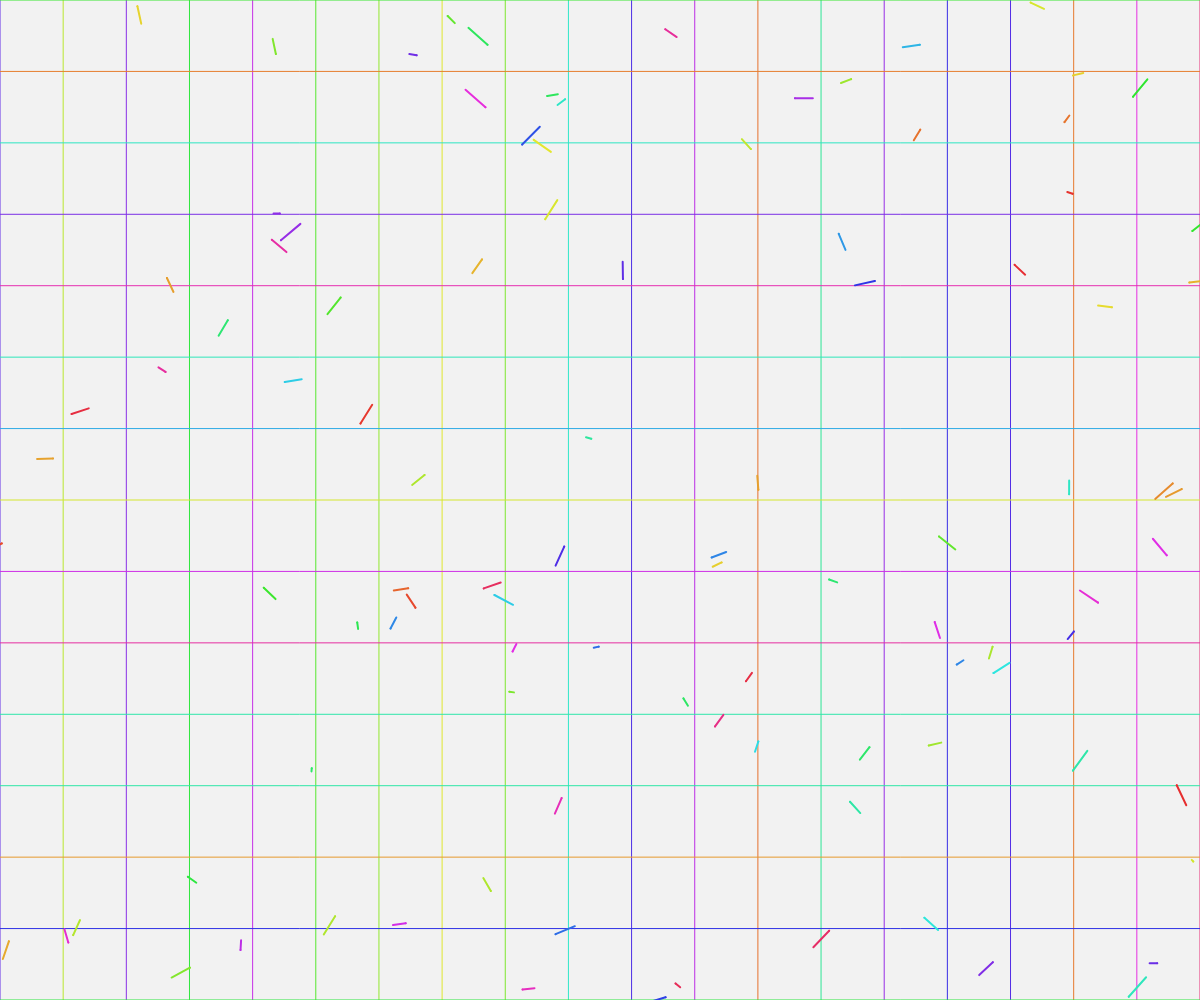
Frame 1 (no input)
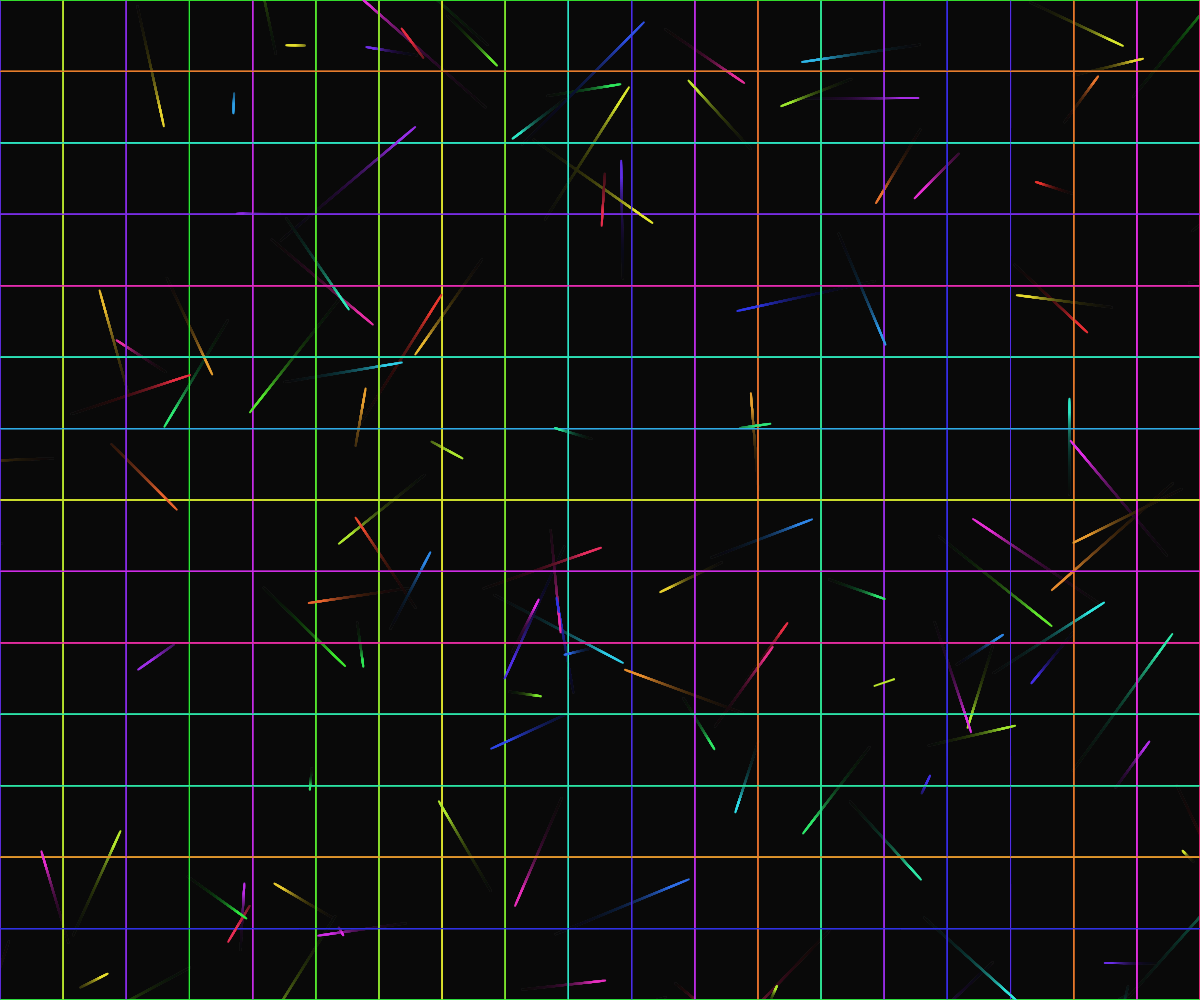
Frame 60 (no input)
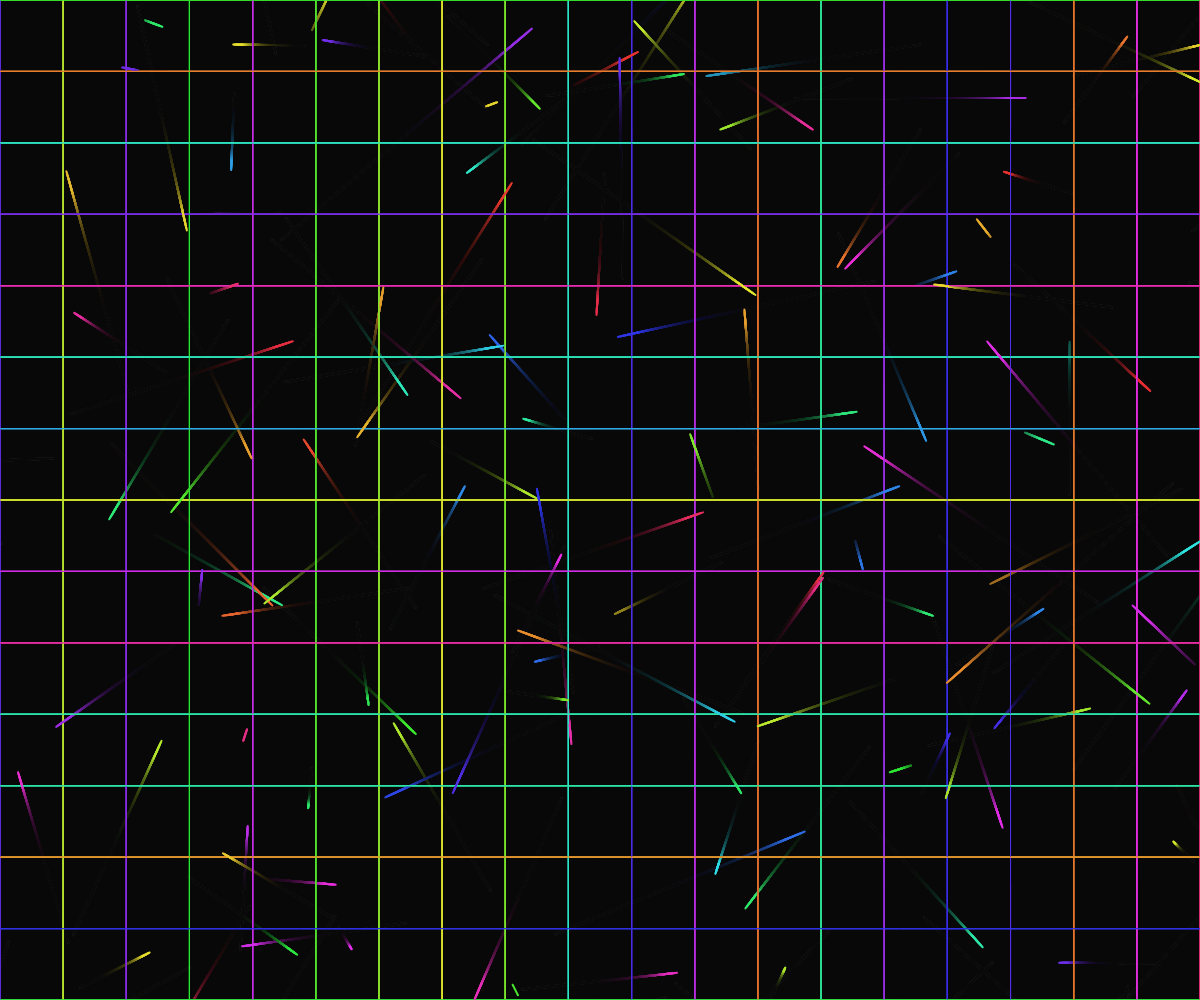
Frame 120 (the mouse pressed at the canvas centre since frame 60)

The p5.js sketch that drew these frames (run headless with seeded random() and noise() and a simulated clock; from frame 60 on, the mouse is pressed at the canvas centre):

// p5.js sketch
// ── sketch.js
let threads = [];
const threadCount = 100;
const warp = [];
const weft = [];

function setup() {
  createCanvas(windowWidth, windowHeight);
  colorMode(HSB, 360, 100, 100, 1);

  // Create warp threads (vertical)
  for (let i = 0; i < 20; i++) {
    warp.push({
      x: map(i, 0, 19, 0, width),
      y1: 0,
      y2: height,
      hue: random(360)
    });
  }

  // Create weft threads (horizontal)
  for (let i = 0; i < 15; i++) {
    weft.push({
      x1: 0,
      x2: width,
      y: map(i, 0, 14, 0, height),
      hue: random(360)
    });
  }

  // Initialize moving threads
  for (let i = 0; i < threadCount; i++) {
    threads.push({
      x: random(width),
      y: random(height),
      dx: random(-2, 2),
      dy: random(-2, 2),
      hue: random(360),
      life: random(100, 500)
    });
  }
}

function draw() {
  background(0, 0, 0, 0.05); // Semi-transparent background for trail effect

  // Draw warp threads
  strokeWeight(1);
  for (let thread of warp) {
    stroke(thread.hue, 80, 90);
    line(thread.x, thread.y1, thread.x, thread.y2);
  }

  // Draw weft threads
  for (let thread of weft) {
    stroke(thread.hue, 80, 90);
    line(thread.x1, thread.y, thread.x2, thread.y);
  }

  // Update and draw moving threads
  for (let i = threads.length - 1; i >= 0; i--) {
    let t = threads[i];
    
    t.x += t.dx;
    t.y += t.dy;
    t.life--;

    if (t.life <= 0 || t.x < 0 || t.x > width || t.y < 0 || t.y > height) {
      threads.splice(i, 1);
      // Add new thread to replace it
      threads.push({
        x: random(width),
        y: random(height),
        dx: random(-2, 2),
        dy: random(-2, 2),
        hue: random(360),
        life: random(100, 500)
      });
    } else {
      stroke(t.hue, 80, 90);
      strokeWeight(2);
      point(t.x, t.y);
      
      // Draw thread segments
      let nextX = t.x + t.dx * 10;
      let nextY = t.y + t.dy * 10;
      line(t.x, t.y, nextX, nextY);
    }
  }

  // Occasionally add new threads
  if (random() < 0.1) {
    threads.push({
      x: random(width),
      y: random(height),
      dx: random(-2, 2),
      dy: random(-2, 2),
      hue: random(360),
      life: random(100, 500)
    });
  }
}

function windowResized() {
  resizeCanvas(windowWidth, windowHeight);
}
